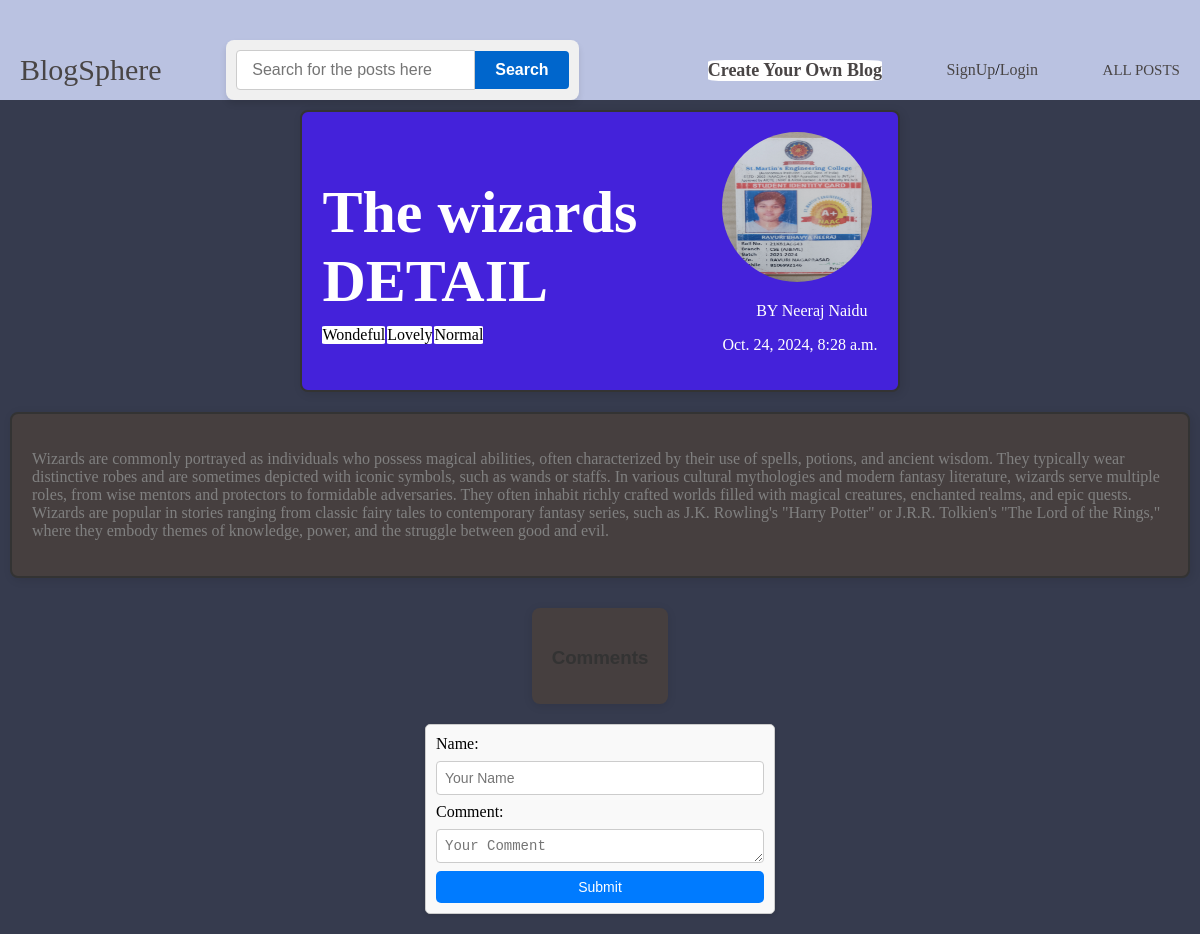
Page /posts/the-wizards on the committed database.
### sub_blog/models.py (models this page shows, shortened)
class posts(models.Model):
    title=models.CharField(max_length=50)
    excert=models.CharField(null=True,max_length=100)
    date=models.DateTimeField(auto_now=True)
    image=models.ImageField(null=True,upload_to='posts')
    slug=models.SlugField(editable=False,null=True,unique=True,db_index=True)
    description=models.TextField()
    Author_details=models.ForeignKey("Author", on_delete=models.CASCADE,null=True)
    tag=models.ManyToManyField("Tags")

class Tags(models.Model):
    simple_tag=models.CharField( null=True,max_length=100)

class Author(models.Model):
    first_name=models.CharField(max_length=30)
    last_name=models.CharField(max_length=50)
    email=models.EmailField()
    def __str__(self):
        return f"{self.first_name} {self.last_name}"

### sub_blog/views.py (the view)
# urls.py: path("posts/<slug:slug>",views.post_detail,name="post-detail-page"),
def post_detail(request, slug):
    single_post = posts.objects.get(slug=slug)
    comments = CommentsModel.objects.filter(post_com=single_post)
    if request.method == 'POST':
        form = CommentForm(request.POST)
        if form.is_valid():
            comment = form.save(commit=False)
            comment.post_com = single_post
            comment.save()
            return HttpResponseRedirect(reverse('starting_page'))
    else:
        form = CommentForm()
    return render(request, "sub_blog/post-detail.html", {
        'single_post': single_post,
        'form': form,
        'comments': comments,
    })

### sub_blog/forms.py
class CommentForm(forms.ModelForm):
    class Meta:
        model=CommentsModel
        fields = ['name','comment',]
        widgets = {
            'name': forms.TextInput(attrs={'placeholder': 'Your Name'}),
            'comment': forms.Textarea(attrs={'placeholder': 'Your Comment','rows': '1', 'cols': '35'}),
        }

### sub_blog/templates/sub_blog/post-detail.html (shortened to what this page needs)
{% extends "base.html" %}
{% load static %}
{% block link %}
<link rel="stylesheet" href="{% static 'sub_blog/post-detail.css' %}" />
{% endblock %}
{% block content %}
    <div id="summary">
        <div>
        <h2 id="heading">{{single_post.title}} DETAIL</h1>
            <div id='simple_tags'>
                {% for tag in single_post.tag.all %}
                    <div id='single_tag'>{{ tag.simple_tag }}</div>{% if not forloop.last %}  {% endif %}
                {% empty %}
                    <p>No tags available.</p>
                {% endfor %}
            </div>
        </div>
        <div id="resource">
        <img class="detail-image" src="{{single_post.image.url}}"" alt="Post's image">
        <p id="by">BY {{single_post.Author_details}} </p>
        <p>{{single_post.date}}</p>
        </div>
    </div>
    <div id="information">
        <p>{{single_post.description}} </p>
    </div>
    <div class='comments_1'>
        <h3>Comments</h3>
    </div>
    <div class='comments'>
        <form method='POST'>
            {{ form}}
            <button type='submit'>Submit</button>
        </form>
    </div>
{% endblock %}

### static/base.css (style rules this page uses)
.main-body { margin: 0; display: flex; flex-direction: column; height: 100vh; flex: 1; background-color: #363b4e; }

### sub_blog/static/sub_blog/post-detail.css (style rules this page uses)
#summary { height: auto; border: 2px solid #333; background-color: #4422da; padding: 20px; margin: 10px; border-radius: 8px; box-shadow: 2px 2px 10px rgba(0, 0, 0, 0.1); display: flex; flex-direction: row; align-items: center; color: white; }
#heading { width: 400px; font-size: 60px; margin: 20px 0 10px; }
#resource { margin-left: auto; }
.detail-image { height: 150px; width: 150px; border-radius: 50%; }
#by { text-align: right; font-family: 'Times New Roman', Times, serif; margin-right: 10px; }
#information { height: auto; border: 2px solid #333; background-color: rgb(70, 63, 63); padding: 20px; margin: 10px; border-radius: 8px; box-shadow: 2px 2px 10px rgba(0, 0, 0, 0.1); color: grey; }
#simple_tags { display: flex; flex-direction: row; }
#single_tag { border-radius: 5%; background-color: white; margin-right: 2px; color: black; }
.comments { background-color: #f9f9f9; border-radius: 8px; padding: 20px; box-shadow: 0 2px 10px rgba(0, 0, 0, 0.1); margin-top: 20px; max-width: 600px; margin: 20px auto; }
.comments form { display: flex; flex-direction: column; gap: 15px; }
.comments form input, .comments form textarea { border: 1px solid #ccc; border-radius: 5px; padding: 10px; font-size: 16px; width: 100%; box-sizing: border-box; }
.comments form button { background-color: #007bff; color: white; border: none; padding: 10px 20px; border-radius: 5px; cursor: pointer; font-size: 16px; transition: background-color 0.3s ease; }
.comments_1 { background-color: rgb(70, 63, 63); border-radius: 8px; padding: 20px; box-shadow: 0 2px 10px rgba(0, 0, 0, 0.1); margin-top: 20px; }
.comments_1 h3 { font-family: 'Arial', sans-serif; color: #333; margin-bottom: 15px; }
.comments { background-color: #f9f9f9; border: 1px solid #ccc; border-radius: 5px; padding: 10px; max-width: 400px; margin: 20px auto; box-shadow: 0 2px 5px rgba(0, 0, 0, 0.1); }
.comments form { display: flex; flex-direction: column; gap: 8px; }
.comments form input, .comments form textarea { border: 1px solid #ccc; border-radius: 4px; padding: 8px; font-size: 14px; width: 100%; box-sizing: border-box; }
.comments form button { background-color: #007bff; color: white; border: none; padding: 8px 12px; border-radius: 5px; cursor: pointer; transition: background-color 0.3s ease; font-size: 14px; }

### rows in the picture
posts: title "The wizards", image (picture), Author_details "Neeraj Naidu", date "Oct. 24, 2024, 8:28 a.m.", description "Wizards are commonly portrayed as individuals who possess magical abilities, often characterized by their use of spells, potions, and ancient wisdom. They typically wear distinctive robes and are sometimes depicted with iconic symbols, such as wands or staffs. In various cultural mythologies and modern fantasy literature, wizards serve multiple roles, from wise mentors and protectors to formidable adversaries. They often inhabit richly crafted worlds filled with magical creatures, enchanted realms, and epic quests. Wizards are popular in stories ranging from classic fairy tales to contemporary fantasy series, such as J.K. Rowling's \"Harry Potter\" or J.R.R. Tolkien's \"The Lord of the Rings,\"…"
Tags: simple_tag "Wondeful"
Tags: simple_tag "Lovely"
Tags: simple_tag "Normal"
